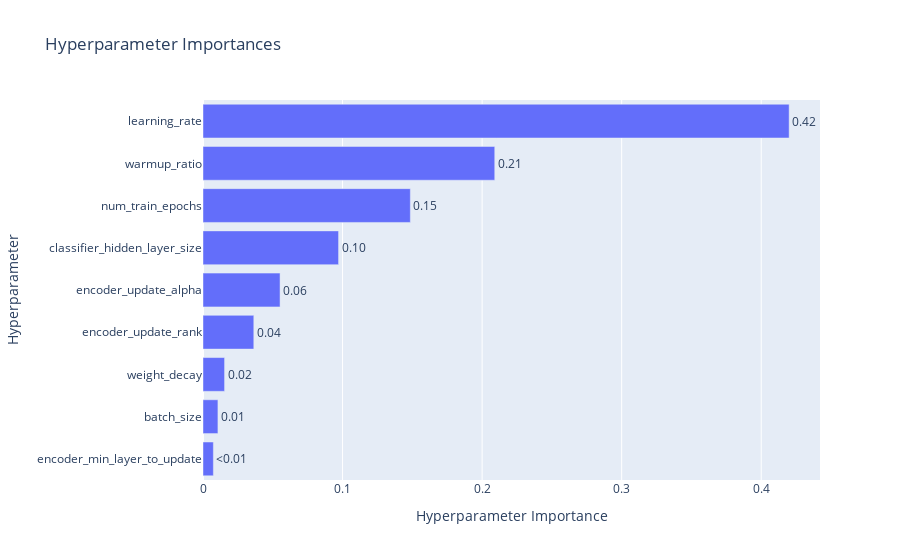

The notebook cell this image was saved under:
### Markdown cell above
Optuna hyperparameters importance visualization(Active iff optuna is used)

### Code cell
if useOptuna:
    np.random.seed(seed=42)
    importance=optuna.importance.get_param_importances(study)
    importance=sorted(importance.items(), key=operator.itemgetter(1), reverse=True)
    np.random.seed(seed=42)
    fig1=optuna.visualization.plot_param_importances(study)
    fig1.show()

### Figure 1 — Plotly figure (JSON) as saved in the notebook; plotly's stock layout.template omitted (floating-point values rounded to 4 significant figures)
{"data": [{"cliponaxis": false, "hovertemplate": ["encoder_min_layer_to_update (IntDistribution): 0.007429926039132406<extra></extra>", "batch_size (CategoricalDistribution): 0.010699086597515499<extra></extra>", "weight_decay (FloatDistribution): 0.015457710233749452<extra></extra>", "encoder_update_rank (IntDistribution): 0.0364020888194291<extra></extra>", "encoder_update_alpha (FloatDistribution): 0.05521233002003248<extra></extra>", "classifier_hidden_layer_size (CategoricalDistribution): 0.09714505486235298<extra></extra>", "num_train_epochs (IntDistribution): 0.14857538837191467<extra></extra>", "warmup_ratio (FloatDistribution): 0.20905996090989912<extra></extra>", "learning_rate (FloatDistribution): 0.4200184541459744<extra></extra>"], "name": "Objective Value", "orientation": "h", "text": ["<0.01", "0.01", "0.02", "0.04", "0.06", "0.10", "0.15", "0.21", "0.42"], "textposition": "outside", "type": "bar", "x": [0.00743, 0.0107, 0.01546, 0.0364, 0.05521, 0.09715, 0.1486, 0.2091, 0.42], "y": ["encoder_min_layer_to_update", "batch_size", "weight_decay", "encoder_update_rank", "encoder_update_alpha", "classifier_hidden_layer_size", "num_train_epochs", "warmup_ratio", "learning_rate"]}], "layout": {"title": {"text": "Hyperparameter Importances"}, "xaxis": {"title": {"text": "Hyperparameter Importance"}}, "yaxis": {"title": {"text": "Hyperparameter"}}}}
